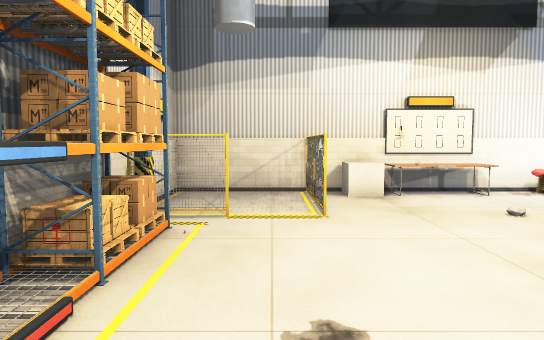
view 1 (above)

16 first-person views from a walk through a 3-D level made in the Unity game engine. The camera is 1.5 m above the floor, tilts 4° down and sees 70° across. The floor is counted in squares, 1 m on a side. Each view is taken from the middle of a square. On the plan, view 1 faces up. The plan holds only what a view shows up to about 17 squares ahead; the rest is blank. The place goes on beyond the plan. The player character is not drawn. Some surface patterns are stand-ins.

view 2
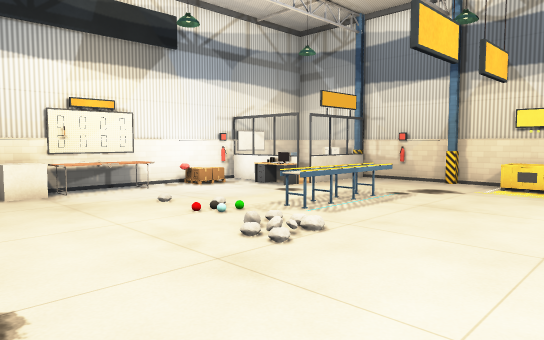

view 3
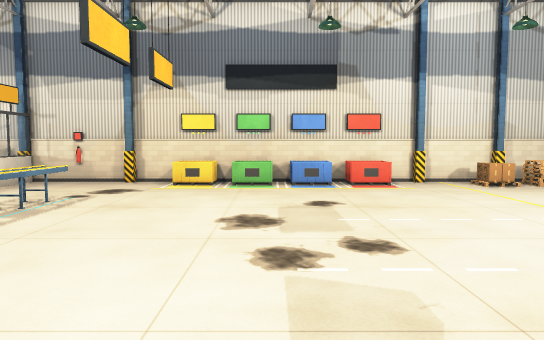

view 4
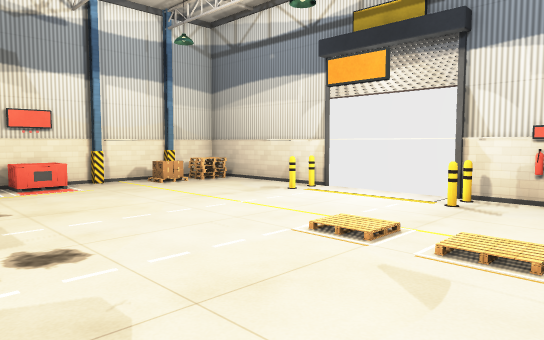

view 5
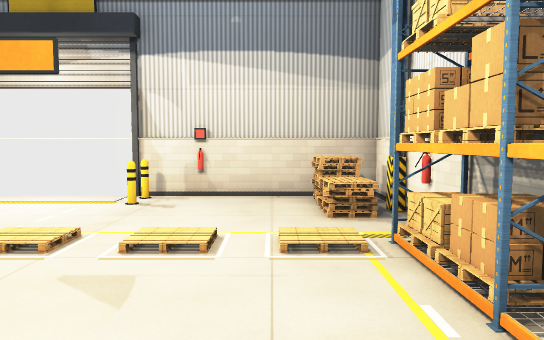

view 6
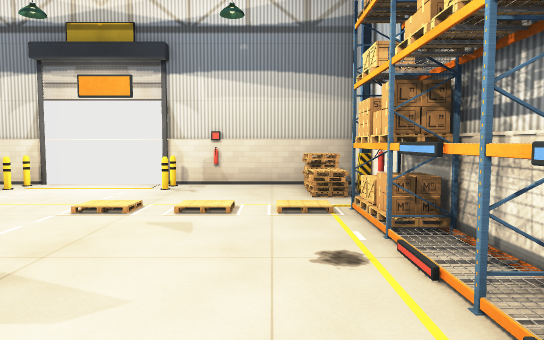

view 7
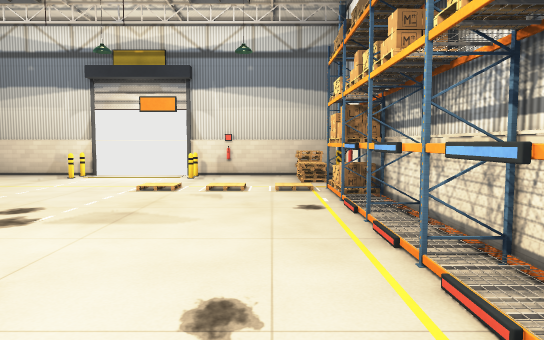

view 8
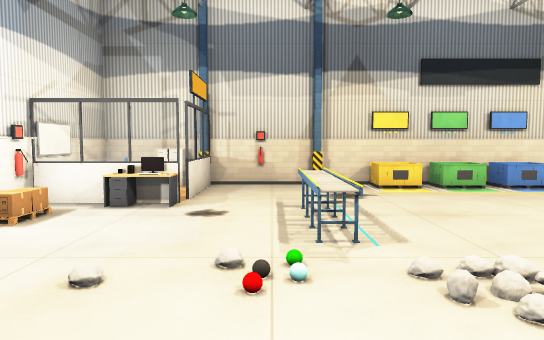

view 9
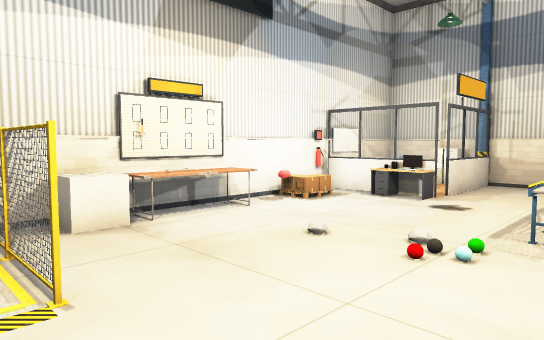

view 10
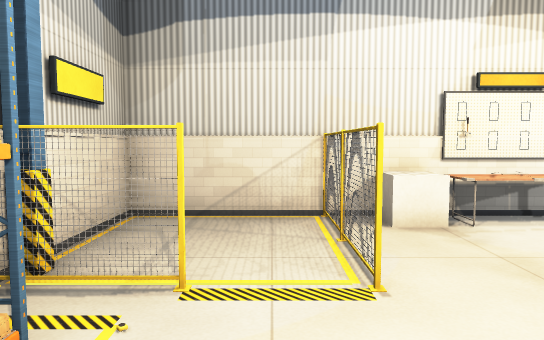

view 11
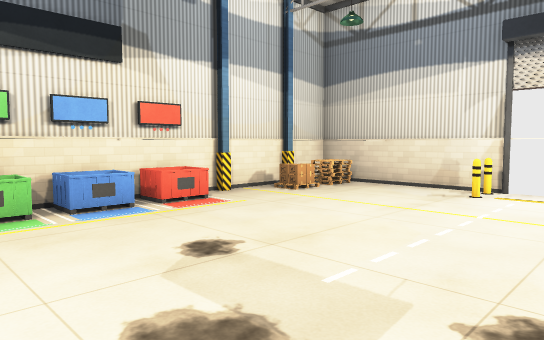

view 12
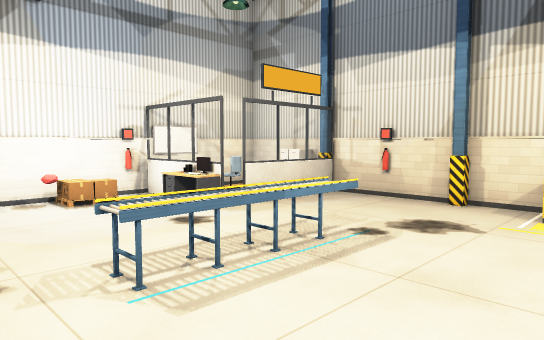

view 13
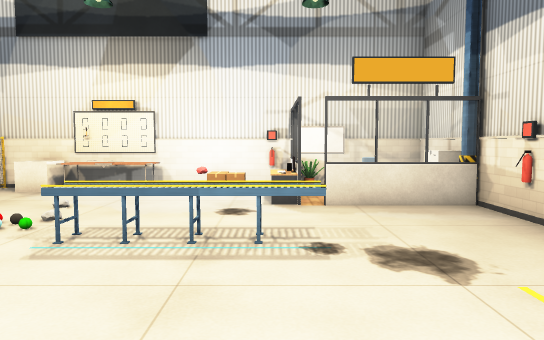

view 14
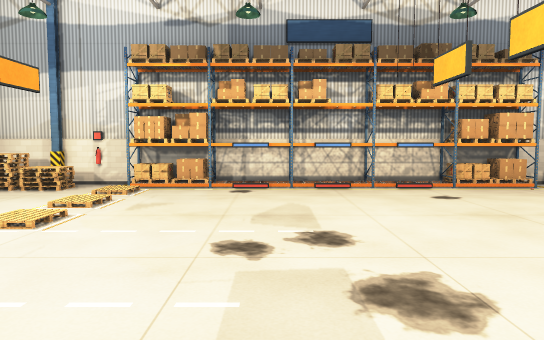

view 15
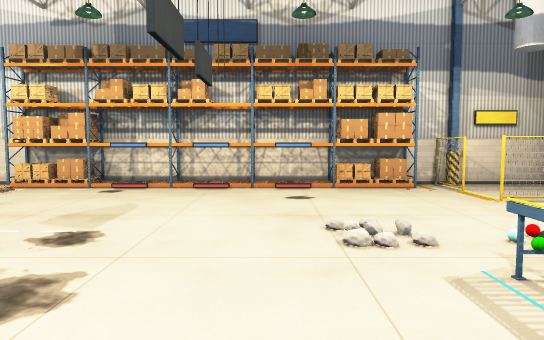

view 16
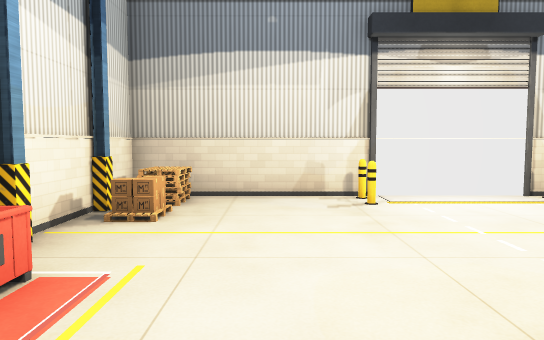

### Floor plan
Key: @ floor where view 1 was taken; # wall or solid block; . main floor; : floor 0.25 m higher than the main floor; / step, stairs or slope; = window, fence, low wall or low ledge; O other object.
Columns run from 3 left of view 1 to 15 right of it. Each row starts with its distance up from view 1.
 12 #######O ##O##OO###
 11 #...OOOOOO.OO O ..#
 10 #...O........O# OOO
  9 #...O........O#..OO
  8 OOO.O...:....O.===O
  7 #O................#
  6 #O................#
  5 #O........OOOOO...#
  4 #O................O
  3 #O................#
  2 #O...............O#
  1 #O...............O#
  0 ##.@.............O#
 -1 #O...............O#
 -2 #O...............O#
 -3 ##...............O#
 -4 #O...............O#
 -5 #O...............O#
 -6 #O//////..........#
 -7 #O//////..........O
 -8 #.................#
 -9 #OO.............OO#
-10 OOO...O.....O....OO
-11 #OO.............OO#
-12 #####OO#####O######

Positions as (right, up) in squares from view 1, and headings:
1: (0, 0), facing up
2: (0, -1), facing up-right
3: (0, -1), facing right
4: (0, -1), facing down-right
5: (0, -1), facing down
6: (0, 2), facing down
7: (0, 6), facing down
8: (1, 6), facing right
9: (0, 4), facing up-right
10: (0, 4), facing up
11: (5, 1), facing down-right
12: (5, 1), facing up-right
13: (10, -1), facing up
14: (11, -2), facing left
15: (11, 2), facing left
16: (11, -1), facing down
